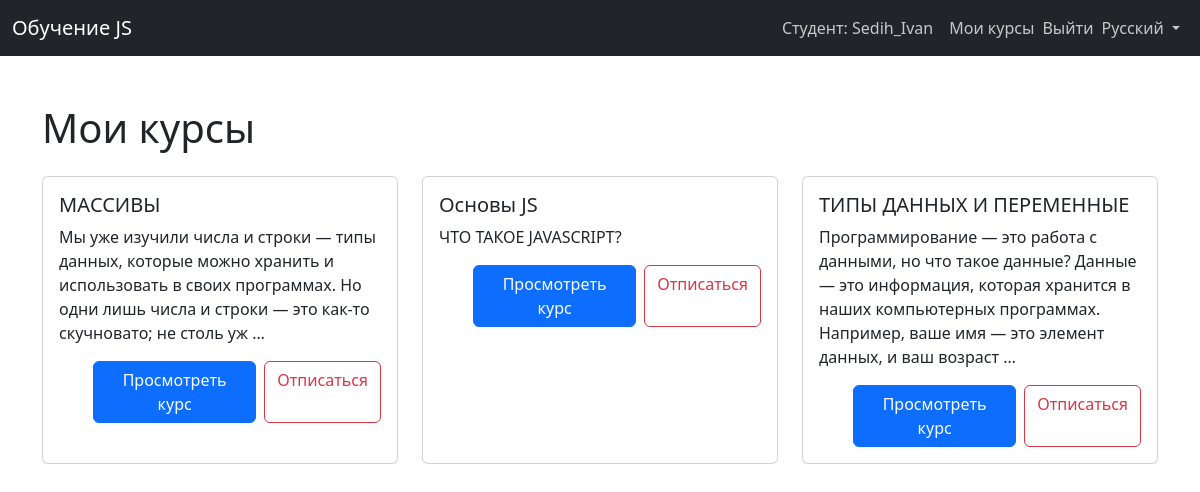
The page /student/dashboard/ (signed in) on the database its author committed.
### users/models.py (models this page shows, shortened)
class User(AbstractUser):
    is_student = models.BooleanField(default=False)
    is_teacher = models.BooleanField(default=False)
    is_admin = models.BooleanField(default=False)
    enrolled_courses = models.ManyToManyField(
        'courses.Course',
        related_name='enrolled_students',
        blank=True,
        verbose_name="Записанные курсы")
    class Meta:
        verbose_name = 'Пользователь'
        verbose_name_plural = 'Пользователи'

### courses/models.py (models this page shows, shortened)
class Course(models.Model):
    title = models.CharField(max_length=200, verbose_name=_("Title"))
    description = models.TextField(verbose_name=_("Description"))
    creator = models.ForeignKey(settings.AUTH_USER_MODEL, on_delete=models.CASCADE, related_name='created_courses', verbose_name=_("Creator"))
    image = models.ImageField(upload_to='courses/', blank=True, null=True, verbose_name=_("Image"))
    is_active = models.BooleanField(default=True, verbose_name=_("Is Active"))
    created_at = models.DateTimeField(auto_now_add=True, verbose_name=_("Created At"))
    class Meta:
        verbose_name = _("Course")
        verbose_name_plural = _("Courses")

class Enrollment(models.Model):
    student = models.ForeignKey(settings.AUTH_USER_MODEL, on_delete=models.CASCADE, related_name='enrollments', verbose_name=_("Student"))
    course = models.ForeignKey(Course, on_delete=models.CASCADE, related_name='enrollments', verbose_name=_("Course"))
    enrolled_at = models.DateTimeField(auto_now_add=True, verbose_name=_("Enrolled At"))
    class Meta:
        verbose_name = _("Enrollment")
        verbose_name_plural = _("Enrollments")
        unique_together = ('student', 'course')

### courses/views.py (the view)
# urls.py: path('student/dashboard/', views.student_dashboard, name='student_dashboard'),
@login_required
def student_dashboard(request):
    enrollments = Enrollment.objects.filter(student=request.user).select_related('course')
    progress = {
        enrollment.course.id: {
            'completed': Progress.objects.filter(
                student=request.user,
                lesson__course=enrollment.course,
                completed=True
            ).count(),
            'total': enrollment.course.lessons.count()
        }
        for enrollment in enrollments
    }
    for data in progress.values():
        data['percent'] = int((data['completed'] / data['total']) * 100) if data['total'] else 0
    test_results = {
        enrollment.course.id: TestResult.objects.filter(
            student=request.user,
            lesson__course=enrollment.course
        ).values('lesson__title', 'score', 'attempts')
        for enrollment in enrollments
    }
    return render(request, 'users/student_dashboard.html', {
        'enrollments': enrollments,
        'progress': progress,
        'test_results': test_results
    })

### courses/templatetags/course_tags.py (called while the page is built)
@register.filter
def add_button(buttons, args):
    if isinstance(args, str):
        if '|' in args:
            course_id, params = args.split('|')
            url_name, style, label = params.split(',')
        else:
            url_name, style, label = args.split(',')
            course_id = buttons[-1]['course_id'] if buttons else ''
    else:
        course_id = args
        url_name, style, label = '', '', ''
    button = {
        'url': reverse(url_name, kwargs={'course_id': course_id}) if url_name else '',
        'style': style,
        'label': label,
        'course_id': course_id
    }
    return (buttons or []) + [button]

### courses/templates/users/student_dashboard.html (shortened to what this page needs)
{% extends 'base.html' %}
{% load i18n course_tags %}
{% block content %}
<div class="container mt-5" data-aos="fade-up">
    <h1 class="mb-4">{% trans "My Courses" %}</h1>
    {% if enrollments %}
        <div class="row">
            {% for enrollment in enrollments %}
                {% with buttons=None|add_button:enrollment.course.id|add_button:'courses:course_detail,primary,View Course'|add_button:'courses:unenroll_course,outline-danger,Unenroll' %}
                    <div class="col-md-6 col-lg-4 mb-4">
                        {% include 'partials/course_card.html' with course=enrollment.course progress=progress.enrollment.course.id test_results=test_results.enrollment.course.id buttons=buttons %}
                    </div>
                {% endwith %}
            {% endfor %}
        </div>
    {% else %}
        <div class="alert alert-info" data-aos="fade-up">
            {% trans "You are not enrolled in any courses." %}
            <a href="{% url 'courses:home' %}" class="alert-link">{% trans "Browse courses" %}</a>
        </div>
    {% endif %}
</div>
{% endblock %}

### courses/templates/base.html (shortened to what this page needs)
{% load i18n static %}
<!DOCTYPE html>
{% get_current_language as LANGUAGE_CODE %}
<html lang="{{ LANGUAGE_CODE }}">
<head>
    <link rel="stylesheet" href="{% static 'css/style.css' %}">
    <link href="https://cdn.jsdelivr.net/npm/bootstrap@5.3.0/dist/css/bootstrap.min.css" rel="stylesheet">
    <link rel="stylesheet" href="https://unpkg.com/aos@next/dist/aos.css" />
</head>
<body>
    <nav class="navbar navbar-expand-lg navbar-dark bg-dark" data-aos="fade-down">
        <div class="container-fluid">
            <a class="navbar-brand" href="{% url 'courses:home' %}">{% trans "JS Learning" %}</a>
            <div class="collapse navbar-collapse" id="navbarNav">
                <ul class="navbar-nav ms-auto">
                    {% if user.is_authenticated %}
                        <li class="nav-item">
                            <span class="nav-link">
                                {% if user.is_student %}
                                    {% trans "Student" %}: {{ user.username }}
                                {% elif user.is_teacher %}
                                    {% trans "Teacher" %}: {{ user.username }}
                                {% elif user.is_admin %}
                                    {% trans "Admin" %}: {{ user.username }}
                                {% endif %}
                            </span>
                        </li>
                        {% if user.is_teacher %}
                            <li class="nav-item">
                                <a class="nav-link" href="{% url 'courses:course_create' %}">{% trans "Create Course" %}</a>
                            </li>
                            <li class="nav-item">
                                <a class="nav-link" href="{% url 'courses:teacher_dashboard' %}">{% trans "My Courses" %}</a>
                            </li>
                        {% elif user.is_student %}
                            <li class="nav-item">
                                <a class="nav-link" href="{% url 'courses:student_dashboard' %}">{% trans "My Courses" %}</a>
                            </li>
                        {% endif %}
                        <li class="nav-item d-flex align-items-center">
                            <form action="{% url 'courses:logout' %}" method="post" class="d-inline">
                                <button type="submit" class="nav-link border-0 bg-transparent p-0" style="cursor: pointer;">
                                    {% trans "Logout" %}
                                </button>
                            </form>
                        </li>
                    {% endif %}
                    <li class="nav-item dropdown">
                        <a class="nav-link dropdown-toggle" href="#" id="languageDropdown" role="button" data-bs-toggle="dropdown" aria-expanded="false">
                            {% get_language_info for LANGUAGE_CODE as lang %}
                            {{ lang.name_local }}
                        </a>
                            {% get_available_languages as LANGUAGES %}
                    </li>
                </ul>
            </div>
        </div>
    </nav>
    <main>
        {% block content %}
        {% endblock %}
    </main>
</body>
</html>

### courses/templates/partials/course_card.html (shortened to what this page needs)
{% load i18n %}
<div class="card h-100" data-aos="fade-up">
    <div class="card-body">
        <h5 class="card-title">{{ course.title }}</h5>
        <p class="card-text">{{ course.description|truncatewords:30 }}</p>
        {% if buttons %}
            <div class="d-flex gap-2 mt-3">
                {% for button in buttons %}
                    {% if button.style == 'danger' %}
                        <button type="button" class="btn btn-{{ button.style }}" data-bs-toggle="modal" data-bs-target="#deleteCourseModal{{ course.id }}" data-aos="fade-right">
                            {% trans button.label %}
                        </button>
                    {% else %}
                        <a href="{{ button.url }}" class="btn btn-{{ button.style }}" data-aos="fade-right">
                            {% trans button.label %}
                        </a>
                    {% endif %}
                {% endfor %}
            </div>
        {% endif %}
    </div>
</div>

### static/css/style.css (style rules this page uses)
body { font-family: 'Poppins', sans-serif; }
.navbar-dark .navbar-nav .nav-link { color: rgba(255, 255, 255, 0.75); }
.container { padding-bottom: 2rem; }

### rows shown on the page
User: username "Sedih_Ivan"
Course: title "МАССИВЫ", description "Мы уже изучили числа и строки — типы данных, которые можно хранить и использовать в своих программах. Но одни лишь числа и строки — это как-то скучновато; не столь уж …"
Course: title "Основы JS", description "ЧТО ТАКОЕ JAVASCRIPT?"
Course: title "ТИПЫ ДАННЫХ И ПЕРЕМЕННЫЕ", description "Программирование — это работа с данными, но что такое данные? Данные — это информация, которая хранится в наших компьютерных программах. Например, ваше имя — это элемент данных, и ваш возраст …"

### other values the page prints
{{ lang.name_local }} "Русский"
